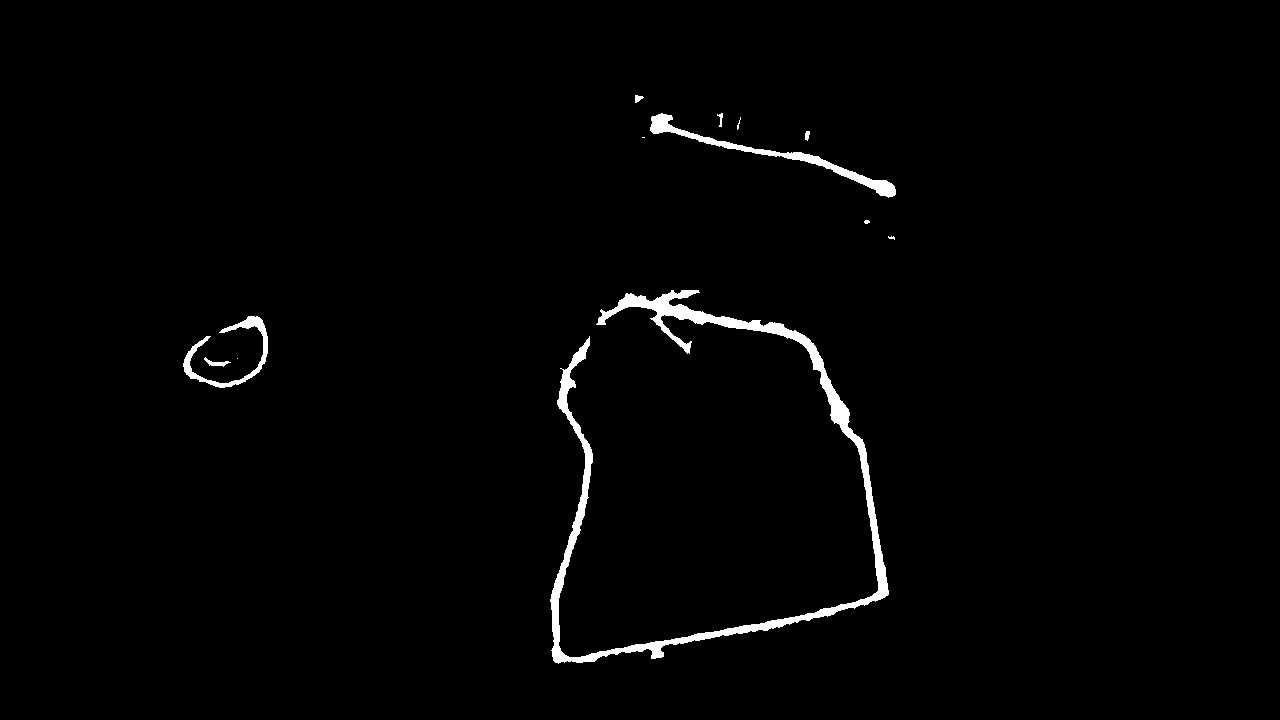
#> input picture golden_mask.png, 1280 x 720 px
$ python test_inspector.py
#> lines starting #> are read from the running program, lines starting #| are printed output that depends on the picture; after the words box and inside, x2 and y2 are one past the last pixel; in counts of white or black regions, pixels touching at a corner belong together
### bead_engine.py
"""
Automotive Sealant Bead Quality Verification Engine
Provides deterministic, industrial-grade tolerance corridor inspection,
continuity/gap detection, and presence verification.
"""

import os
import cv2
import numpy as np


class BeadInspector:
    def __init__(self, base_dir=None, tolerance_px=22, min_coverage=0.85, max_misplaced_ratio=0.18):
#> called with tolerance_px = 22, min_coverage = 0.85, max_misplaced_ratio = 0.18
        if base_dir is None:
            base_dir = os.path.dirname(os.path.abspath(__file__))
        self.base_dir = base_dir
        self.tolerance_px = tolerance_px
        self.min_coverage = min_coverage
        self.max_misplaced_ratio = max_misplaced_ratio

        # Load golden masks
        mask_all_path = os.path.join(base_dir, 'golden_mask.png')
        mask_cup_path = os.path.join(base_dir, 'golden_cup_mask.png')
        mask_flange_path = os.path.join(base_dir, 'golden_flange_mask.png')
        mask_cutout_path = os.path.join(base_dir, 'golden_cutout_mask.png')

        if not os.path.exists(mask_all_path):
            raise FileNotFoundError(f"Golden mask not found at {mask_all_path}. Run calibration first.")

        self.golden_all = cv2.imread(mask_all_path, cv2.IMREAD_GRAYSCALE)
#> self.golden_all: shape (720, 1280); 1.5% white; 12 white regions (5 under 20 px), largest, box (x1, y1, x2, y2) and area: (550, 290, 889, 664) 9996, (650, 113, 896, 198) 2022, (183, 316, 268, 388) 1147
        self.golden_cup = cv2.imread(mask_cup_path, cv2.IMREAD_GRAYSCALE)
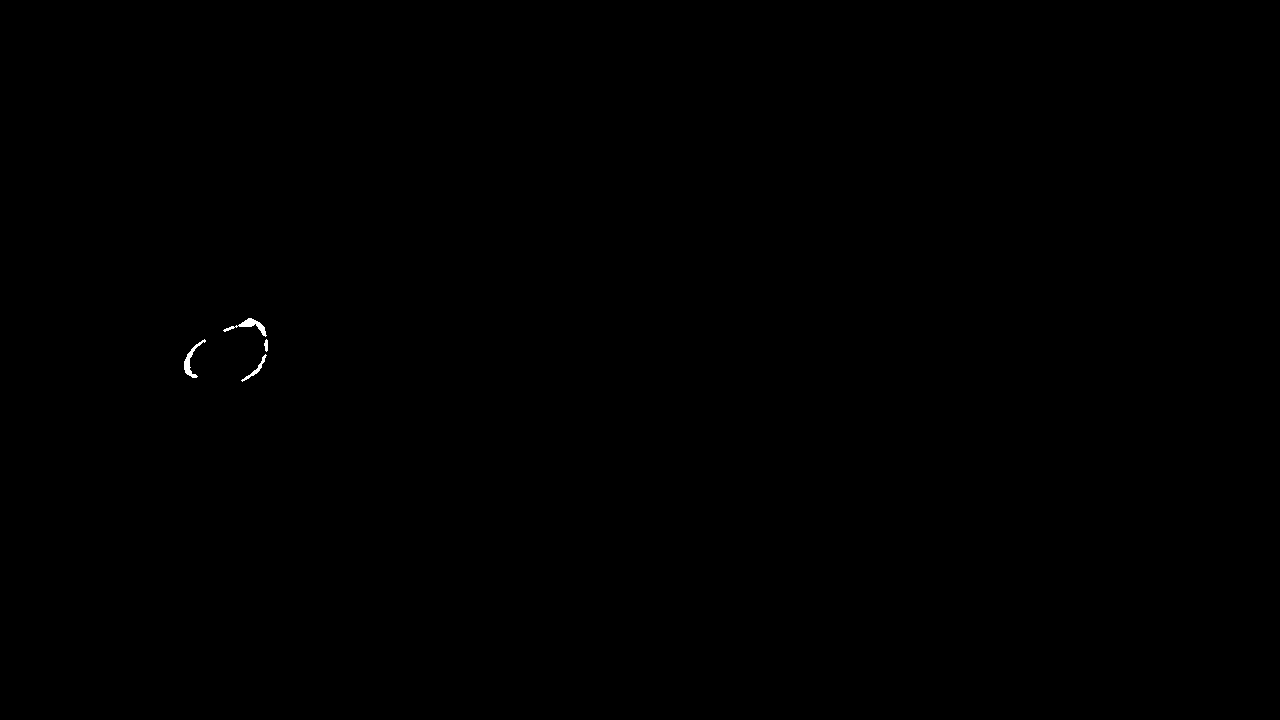
#> input picture golden_cup_mask.png, 1280 x 720 px
#> self.golden_cup: shape (720, 1280); 0.06% white; 4 white regions, box (x1, y1, x2, y2) and area: (223, 318, 267, 337) 224, (184, 339, 206, 378) 207, (241, 354, 267, 382) 113, (264, 339, 268, 352) 38
        self.golden_flange = cv2.imread(mask_flange_path, cv2.IMREAD_GRAYSCALE)
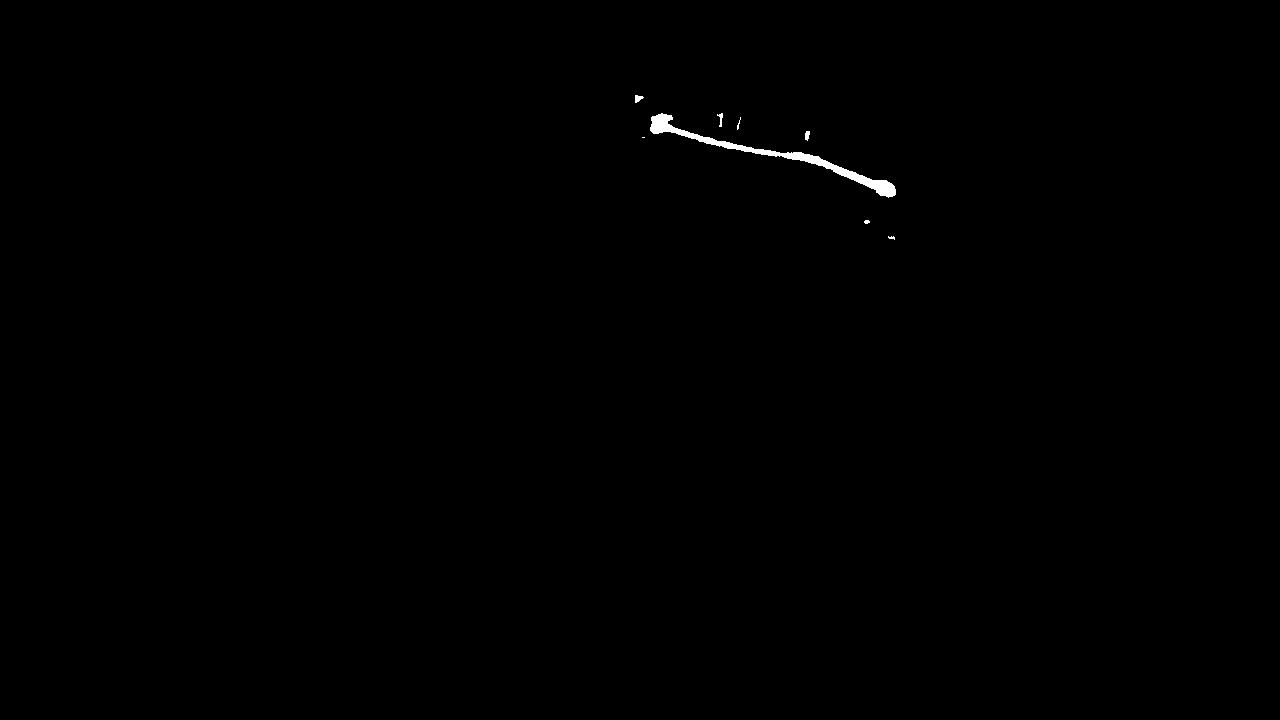
#> input picture golden_flange_mask.png, 1280 x 720 px
#> self.golden_flange: shape (720, 1280); 0.24% white; 8 white regions (4 under 20 px), largest, box (x1, y1, x2, y2) and area: (650, 113, 896, 198) 2022, (635, 95, 644, 103) 45, (717, 113, 723, 127) 40, (805, 131, 810, 141) 38
        self.golden_cutout = cv2.imread(mask_cutout_path, cv2.IMREAD_GRAYSCALE)
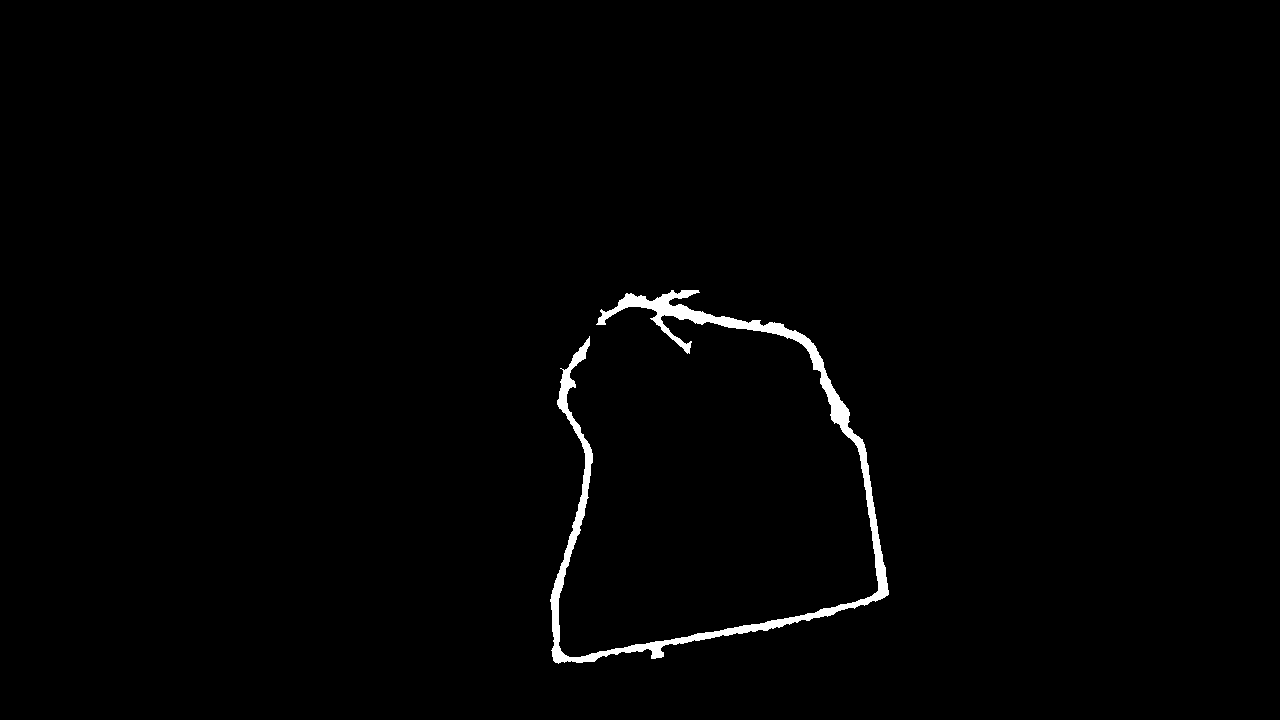
#> input picture golden_cutout_mask.png, 1280 x 720 px
#> self.golden_cutout: shape (720, 1280); 1.1% white; 1 white region, box (x1, y1, x2, y2) and area: (550, 290, 889, 664) 9996

        self.h, self.w = self.golden_all.shape[:2]
#> self.h = 720; self.w = 1280

        # Define Sheet Metal Inspection Region of Interest (strictly part stamping surfaces)
        self.roi_metal = np.zeros((self.h, self.w), dtype=np.uint8)

        # 1. Cup Bracket ROI
        cv2.ellipse(self.roi_metal, (226, 354), (55, 45), -18, 0, 360, 255, -1)
#> self.roi_metal: shape (720, 1280); 0.86% white; 1 white region, box (x1, y1, x2, y2) and area: (172, 308, 281, 401) 7916

        # 2. Main stamping body (x >= 370, excluding zinc mounting plates & clamps)
        part_poly = np.array([
            [370, 310], [630, 280], [635, 95], [920, 160], [920, 260],
            [920, 360], [920, 680], [420, 680], [370, 680]
        ], np.int32)
        cv2.fillPoly(self.roi_metal, [part_poly], 255)
#> self.roi_metal: shape (720, 1280); 29.2% white; 2 white regions, box (x1, y1, x2, y2) and area: (370, 95, 921, 681) 261106, (172, 308, 281, 401) 7916

        # Safe center aperture hole (strictly inside the loop, never cutting the bead)
        inner_hole = np.array([
            [580, 320], [780, 340], [780, 570], [580, 570]
        ], np.int32)
        cv2.fillPoly(self.roi_metal, [inner_hole], 0)
#> self.roi_metal: shape (720, 1280); 23.9% white; 2 white regions, box (x1, y1, x2, y2) and area: (370, 95, 921, 681) 212655, (172, 308, 281, 401) 7916

        # Precompute Tolerance Corridors (Dilated regions around nominal paths)
        kernel = cv2.getStructuringElement(cv2.MORPH_ELLIPSE, (self.tolerance_px * 2 + 1, self.tolerance_px * 2 + 1))
        self.corridor_all = cv2.dilate(self.golden_all, kernel)
#> self.corridor_all: shape (720, 1280); 10.8% white; 3 white regions, box (x1, y1, x2, y2) and area: (528, 268, 911, 686) 65652, (613, 73, 918, 262) 22498, (161, 294, 290, 410) 11149
        self.corridor_cup = cv2.dilate(self.golden_cup, kernel)
#> self.corridor_cup: shape (720, 1280); 1.1% white; 1 white region, box (x1, y1, x2, y2) and area: (162, 296, 290, 404) 10007
        self.corridor_flange = cv2.dilate(self.golden_flange, kernel)
#> self.corridor_flange: shape (720, 1280); 2.4% white; 1 white region, box (x1, y1, x2, y2) and area: (613, 73, 918, 262) 22498
        self.corridor_cutout = cv2.dilate(self.golden_cutout, kernel)
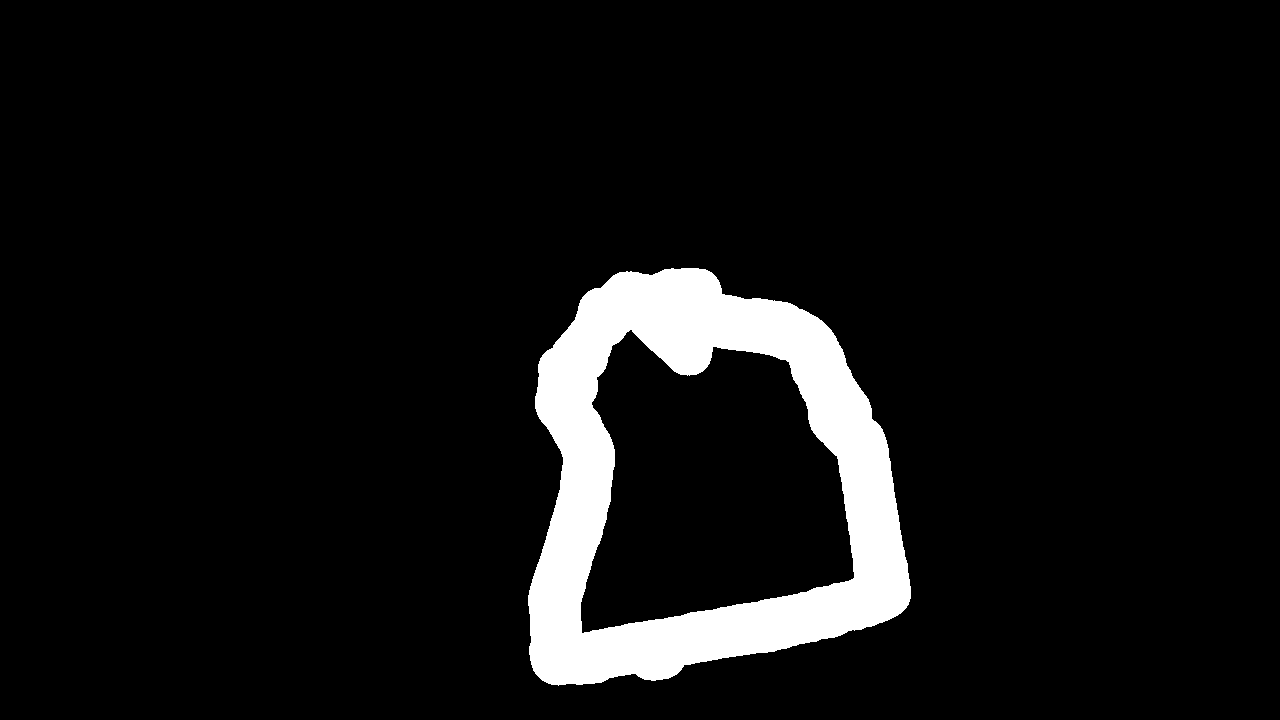
#> self.corridor_cutout: shape (720, 1280); 7.1% white; 1 white region, box (x1, y1, x2, y2) and area: (528, 268, 911, 686) 65652

    # [197 lines left out: functions extract_yellow_bead, inspect_zone, inspect, not called in this run]

### test_inspector.py
import os
import cv2
from bead_engine import BeadInspector

inspector = BeadInspector()
#> (the run stopped early here; a loop or call above may not have finished)
